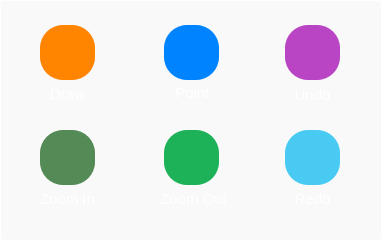
      <widget class="QWidget" name="operationsPane_widget" native="true">
       <property name="geometry">
        <rect>
         <x>973</x>
         <y>146</y>
         <width>382</width>
         <height>241</height>
        </rect>
       </property>
       <property name="styleSheet">
        <string notr="true">background: rgba(228, 228, 228, 0.1);
border: 1.3px solid rgba(255, 255, 255, 1);
border-radius:5px;</string>
       </property>
       <widget class="QGroupBox" name="operationsPane_groupBox">
        <property name="geometry">
         <rect>
          <x>0</x>
          <y>0</y>
          <width>381</width>
          <height>241</height>
         </rect>
        </property>
        <property name="styleSheet">
         <string notr="true">border:none;
background-color:none;
color:rgba(255,255,255)</string>
        </property>
        <property name="title">
         <string/>
        </property>
        <widget class="QPushButton" name="draw_button">
         <property name="geometry">
          <rect>
           <x>40</x>
           <y>25</y>
           <width>55</width>
           <height>55</height>
          </rect>
         </property>
         <property name="styleSheet">
          <string notr="true">QPushButton {

    border-style: outset;
    background-color: #FF8400;
    border-radius: 23px;
   
    }

QPushButton:hover {
   	/*border: 2px solid #000000;*/
    background-color: rgba(255,100,0);
    }
QPushButton:pressed {
    border-style: inset;
       background-color: #FF8400;
    }
</string>
         </property>
         <property name="text">
          <string/>
         </property>
         <property name="icon">
          <iconset resource="resources/img.qrc">
           <normaloff>:/img/Images/09_draw.png</normaloff>
           <normalon>:/img/Images/09_draw.png</normalon>:/img/Images/09_draw.png</iconset>
         </property>
         <property name="iconSize">
          <size>
           <width>24</width>
           <height>24</height>
          </size>
         </property>
        </widget>
        <widget class="QPushButton" name="zoom_in_button">
         <property name="geometry">
          <rect>
           <x>40</x>
           <y>130</y>
           <width>55</width>
           <height>55</height>
          </rect>
         </property>
         <property name="styleSheet">
          <string notr="true">QPushButton {
   
    border-style: outset;
    background-color: #548A56;
	border-radius:23px;
  
    }

QPushButton:hover {
     
     background-color: rgba(60,130,80);
	}
QPushButton:pressed {
    border-style: inset;
   	background-color: #548A56;
    }
</string>
         </property>
         <property name="text">
          <string/>
         </property>
         <property name="icon">
          <iconset resource="resources/img.qrc">
           <normaloff>:/img/Images/09_zoomin.png</normaloff>
           <normalon>:/img/Images/09_zoomin.png</normalon>:/img/Images/09_zoomin.png</iconset>
         </property>
         <property name="iconSize">
          <size>
           <width>24</width>
           <height>24</height>
          </size>
         </property>
         <property name="shortcut">
          <string/>
         </property>
        </widget>
        <widget class="QPushButton" name="point_button">
         <property name="geometry">
          <rect>
           <x>164</x>
           <y>25</y>
           <width>55</width>
           <height>55</height>
          </rect>
         </property>
         <property name="sizePolicy">
          <sizepolicy hsizetype="Minimum" vsizetype="Fixed">
           <horstretch>0</horstretch>
           <verstretch>0</verstretch>
          </sizepolicy>
         </property>
         <property name="styleSheet">
          <string notr="true">QPushButton {
   
    border-style: outset;
    background-color: #0083FF;
	border-radius: 23px;
    
    }

QPushButton:hover {
     
     background-color: rgba(45,90,250);
	}
QPushButton:pressed {
    border-style: inset;
   	background-color: #0083FF;
    }
</string>
         </property>
         <property name="text">
          <string/>
         </property>
         <property name="icon">
          <iconset resource="resources/img.qrc">
           <normaloff>:/img/Images/09_point.png</normaloff>
           <normalon>:/img/Images/09_point.png</normalon>:/img/Images/09_point.png</iconset>
         </property>
         <property name="iconSize">
          <size>
           <width>24</width>
           <height>24</height>
          </size>
         </property>
         <property name="shortcut">
          <string/>
         </property>
        </widget>
        <widget class="QPushButton" name="undo_button">
         <property name="geometry">
          <rect>
           <x>285</x>
           <y>25</y>
           <width>55</width>
           <height>55</height>
          </rect>
         </property>
         <property name="styleSheet">
          <string notr="true">QPushButton {
    border-style: outset;
    background-color: #B944C4;
	border-radius: 23px;
   
    }

QPushButton:hover {
     background-color: rgba(160,50,180);
     
     
	}
QPushButton:pressed {
    border-style: inset;
   	background-color: #B944C4;
    }
</string>
         </property>
         <property name="text">
          <string/>
         </property>
         <property name="icon">
          <iconset resource="resources/img.qrc">
           <normaloff>:/img/Images/09_undo.png</normaloff>
           <normalon>:/img/Images/09_undo.png</normalon>:/img/Images/09_undo.png</iconset>
         </property>
         <property name="iconSize">
          <size>
           <width>24</width>
           <height>24</height>
          </size>
         </property>
         <property name="shortcut">
          <string/>
         </property>
        </widget>
        <widget class="QPushButton" name="zoom_out_button">
         <property name="geometry">
          <rect>
           <x>164</x>
           <y>130</y>
           <width>55</width>
           <height>55</height>
          </rect>
         </property>
         <property name="styleSheet">
          <string notr="true">QPushButton {
    
    border-style: outset;
    background-color: #1DB158;
	border-radius: 23px;
    
    }

QPushButton:hover {
     background-color: rgba(30,145,80);
     
	}
QPushButton:pressed {
    border-style: inset;
   	background-color: #1DB158;
    }
</string>
         </property>
         <property name="text">
          <string/>
         </property>
         <property name="icon">
          <iconset resource="resources/img.qrc">
           <normaloff>:/img/Images/09_zoomout.png</normaloff>
           <normalon>:/img/Images/09_zoomout.png</normalon>:/img/Images/09_zoomout.png</iconset>
         </property>
         <property name="iconSize">
          <size>
           <width>24</width>
           <height>24</height>
          </size>
         </property>
         <property name="shortcut">
          <string/>
         </property>
        </widget>
        <widget class="QPushButton" name="redo_button">
         <property name="geometry">
          <rect>
           <x>285</x>
           <y>130</y>
           <width>55</width>
           <height>55</height>
          </rect>
         </property>
         <property name="styleSheet">
          <string notr="true">QPushButton {
    border-style: outset;
    background-color: #48CAF3;
	border-radius: 23px;
  
    }

QPushButton:hover {
     background-color: rgba(0,185,255);
     
	}
QPushButton:pressed {
    border-style: inset;
   	background-color: #48CAF3;
    }
</string>
         </property>
         <property name="text">
          <string/>
         </property>
         <property name="icon">
          <iconset resource="resources/img.qrc">
           <normaloff>:/img/Images/09_redo.png</normaloff>
           <normalon>:/img/Images/09_redo.png</normalon>:/img/Images/09_redo.png</iconset>
         </property>
         <property name="iconSize">
          <size>
           <width>24</width>
           <height>24</height>
          </size>
         </property>
         <property name="shortcut">
          <string/>
         </property>
        </widget>
        <widget class="QPushButton" name="drawText_button">
         <property name="geometry">
          <rect>
           <x>42</x>
           <y>83</y>
           <width>51</width>
           <height>21</height>
          </rect>
         </property>
         <property name="font">
          <font>
           <family>Arial</family>
           <pointsize>11</pointsize>
          </font>
         </property>
         <property name="styleSheet">
          <string notr="true">border:none;
background-color:none;
color:rgba(255,255,255)</string>
         </property>
         <property name="text">
          <string>Draw</string>
         </property>
        </widget>
        <widget class="QPushButton" name="pointText_button">
         <property name="geometry">
          <rect>
           <x>167</x>
           <y>83</y>
           <width>51</width>
           <height>20</height>
          </rect>
         </property>
         <property name="font">
          <font>
           <family>Arial</family>
           <pointsize>11</pointsize>
          </font>
         </property>
         <property name="styleSheet">
          <string notr="true">border:none;
background-color:none;
color:rgba(255,255,255)</string>
         </property>
         <property name="text">
          <string>Point</string>
         </property>
        </widget>
        <widget class="QPushButton" name="undoText_button">
         <property name="geometry">
          <rect>
           <x>287</x>
           <y>83</y>
           <width>51</width>
           <height>23</height>
          </rect>
         </property>
         <property name="font">
          <font>
           <family>Arial</family>
           <pointsize>11</pointsize>
          </font>
         </property>
         <property name="styleSheet">
          <string notr="true">border:none;
background-color:none;</string>
         </property>
         <property name="text">
          <string>Undo</string>
         </property>
        </widget>
        <widget class="QPushButton" name="zoom_outText_button">
         <property name="geometry">
          <rect>
           <x>148</x>
           <y>187</y>
           <width>91</width>
           <height>23</height>
          </rect>
         </property>
         <property name="font">
          <font>
           <family>Arial</family>
           <pointsize>11</pointsize>
          </font>
         </property>
         <property name="styleSheet">
          <string notr="true">border:none;
background-color:none;
color:rgba(255,255,255)</string>
         </property>
         <property name="text">
          <string>Zoom Out</string>
         </property>
        </widget>
        <widget class="QPushButton" name="redoText_button">
         <property name="geometry">
          <rect>
           <x>287</x>
           <y>187</y>
           <width>51</width>
           <height>23</height>
          </rect>
         </property>
         <property name="font">
          <font>
           <family>Arial</family>
           <pointsize>11</pointsize>
          </font>
         </property>
         <property name="styleSheet">
          <string notr="true">border:none;
background-color:none;</string>
         </property>
         <property name="text">
          <string>Redo</string>
         </property>
        </widget>
        <widget class="QPushButton" name="zoom_inText_button">
         <property name="geometry">
          <rect>
           <x>32</x>
           <y>187</y>
           <width>71</width>
           <height>23</height>
          </rect>
         </property>
         <property name="font">
          <font>
           <family>Arial</family>
           <pointsize>11</pointsize>
          </font>
         </property>
         <property name="styleSheet">
          <string notr="true">border:none;
background-color:none;
color:rgba(255,255,255)
</string>
         </property>
         <property name="text">
          <string>Zoom In</string>
         </property>
        </widget>
        <widget class="QPushButton" name="expandPane_button">
         <property name="geometry">
          <rect>
           <x>180</x>
           <y>215</y>
           <width>21</width>
           <height>21</height>
          </rect>
         </property>
         <property name="text">
          <string/>
         </property>
         <property name="icon">
          <iconset resource="resources/img.qrc">
           <normaloff>:/img/Images/10_uparrow.png</normaloff>
           <normalon>:/img/Images/10_uparrow.png</normalon>:/img/Images/10_uparrow.png</iconset>
         </property>
        </widget>
       </widget>
      </widget>
